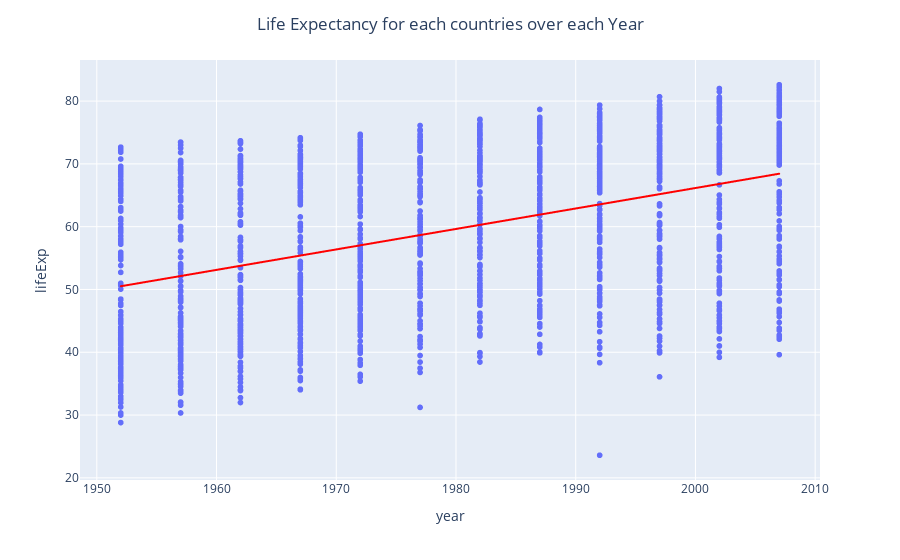
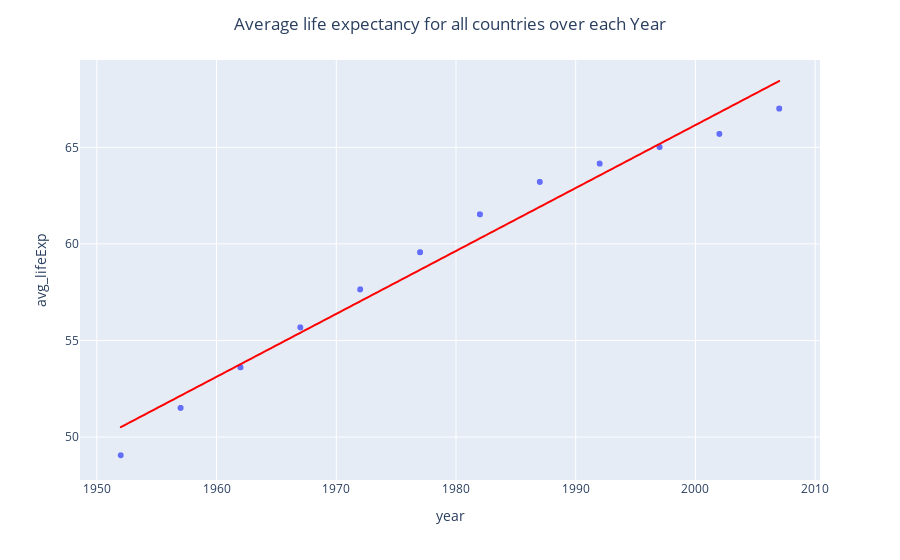

Write notebook code for charts like these, in order.
### Code cell
import pandas as pd
import plotly.express as px
import matplotlib.pyplot as plt
import seaborn as sns
import numpy as np

df = pd.read_csv(r'C:\Users\ozarr\fall2022\project3\mirror\08_gap-every-five-years.tsv', sep='\t')

#using plotly express

fig = px.scatter(df, x="year", y="lifeExp", trendline="ols")
fig.data[1].line.color = 'red'
fig.update_layout(title_text='Life Expectancy for each countries over each Year', title_x=0.5)
fig.show()

df['avg_lifeExp'] = df.groupby('year')['lifeExp'].transform('mean')

fig = px.scatter(df, x="year", y="avg_lifeExp", trendline="ols")
fig.data[1].line.color = 'red'
fig.update_layout(title_text='Average life expectancy for all countries over each Year', title_x=0.5)
fig.show()

### Figure 1 — Plotly figure (JSON) as saved in the notebook; plotly's stock layout.template omitted (floating-point values rounded to 4 significant figures; data arrays with more than 128 entries replaced by an {"elided": "..."} marker saying what was removed)
{"data": [{"hovertemplate": "year=%{x}<br>lifeExp=%{y}<extra></extra>", "legendgroup": "", "marker": {"color": "#636efa", "symbol": "circle"}, "mode": "markers", "name": "", "showlegend": false, "type": "scattergl", "x": {"elided": "1704 int values"}, "xaxis": "x", "y": {"elided": "1704 float values"}, "yaxis": "y"}, {"hovertemplate": "<b>OLS trendline</b><br>lifeExp = 0.325904 * year + -585.652<br>R<sup>2</sup>=0.189757<br><br>year=%{x}<br>lifeExp=%{y} <b>(trend)</b><extra></extra>", "legendgroup": "", "line": {"color": "red"}, "marker": {"color": "#636efa", "symbol": "circle"}, "mode": "lines", "name": "", "showlegend": false, "type": "scattergl", "x": {"elided": "1704 int values"}, "xaxis": "x", "y": {"elided": "1704 float values"}, "yaxis": "y"}], "layout": {"legend": {"tracegroupgap": 0}, "margin": {"t": 60}, "title": {"text": "Life Expectancy for each countries over each Year", "x": 0.5}, "xaxis": {"anchor": "y", "domain": [0, 1], "title": {"text": "year"}}, "yaxis": {"anchor": "x", "domain": [0, 1], "title": {"text": "lifeExp"}}}}

### Figure 2 — Plotly figure (JSON) as saved in the notebook; plotly's stock layout.template omitted (floating-point values rounded to 4 significant figures; data arrays with more than 128 entries replaced by an {"elided": "..."} marker saying what was removed)
{"data": [{"hovertemplate": "year=%{x}<br>avg_lifeExp=%{y}<extra></extra>", "legendgroup": "", "marker": {"color": "#636efa", "symbol": "circle"}, "mode": "markers", "name": "", "showlegend": false, "type": "scattergl", "x": {"elided": "1704 int values"}, "xaxis": "x", "y": {"elided": "1704 float values"}, "yaxis": "y"}, {"hovertemplate": "<b>OLS trendline</b><br>avg_lifeExp = 0.325904 * year + -585.652<br>R<sup>2</sup>=0.972508<br><br>year=%{x}<br>avg_lifeExp=%{y} <b>(trend)</b><extra></extra>", "legendgroup": "", "line": {"color": "red"}, "marker": {"color": "#636efa", "symbol": "circle"}, "mode": "lines", "name": "", "showlegend": false, "type": "scattergl", "x": {"elided": "1704 int values"}, "xaxis": "x", "y": {"elided": "1704 float values"}, "yaxis": "y"}], "layout": {"legend": {"tracegroupgap": 0}, "margin": {"t": 60}, "title": {"text": "Average life expectancy for all countries over each Year", "x": 0.5}, "xaxis": {"anchor": "y", "domain": [0, 1], "title": {"text": "year"}}, "yaxis": {"anchor": "x", "domain": [0, 1], "title": {"text": "avg_lifeExp"}}}}
